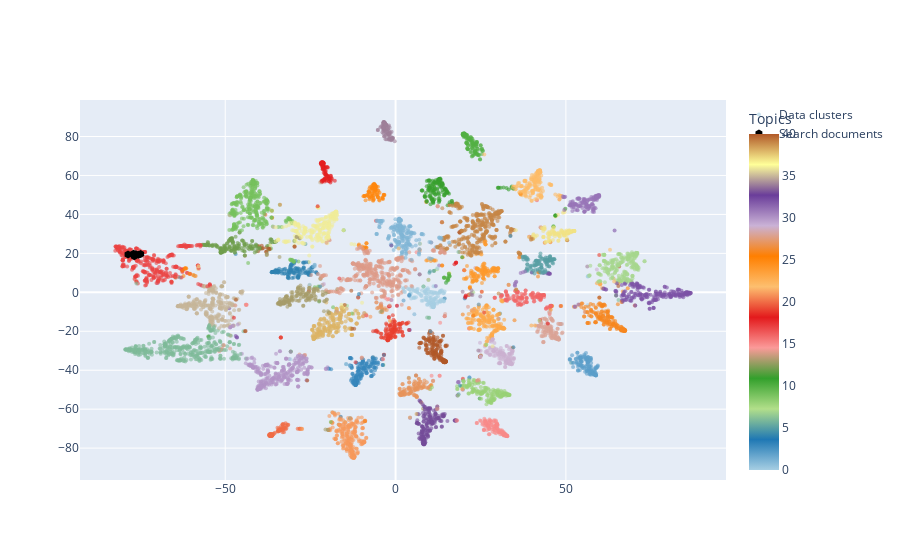

Source (notebook cell):
### Code cell
html_div = iplot(
    [
        go.Scatter(
            x=data_dict['x'],
            y=data_dict['y'],
            mode='markers',
            marker=dict(
                colorscale=base_scheme,
                size=4,
                opacity=0.6,
                colorbar=dict(title='Topics')
            ),
            marker_color=data_dict['label'],
            text=data_dict['text'],
            name='Data clusters'
        ),
        go.Scatter(
            x=selected_data['x'],
            y=selected_data['y'],
            mode='markers',
            marker=dict(
                symbol=14,
                size=8,
                color='black'
            ),
            text=selected_data['text'],
            name='Search documents'
        ),
    ],
    show_link=False,
)

### Figure 1 — Plotly figure (JSON) as saved in the notebook; plotly's stock layout.template omitted (floating-point values rounded to 4 significant figures; data arrays with more than 128 entries replaced by an {"elided": "..."} marker saying what was removed)
{"data": [{"marker": {"color": {"elided": "7802 int values"}, "colorbar": {"title": {"text": "Topics"}}, "colorscale": [[0, "rgb(166,206,227)"], [0.09091, "rgb(31,120,180)"], [0.1818, "rgb(178,223,138)"], [0.2727, "rgb(51,160,44)"], [0.3636, "rgb(251,154,153)"], [0.4545, "rgb(227,26,28)"], [0.5455, "rgb(253,191,111)"], [0.6364, "rgb(255,127,0)"], [0.7273, "rgb(202,178,214)"], [0.8182, "rgb(106,61,154)"], [0.9091, "rgb(255,255,153)"], [1, "rgb(177,89,40)"]], "opacity": 0.6, "size": 4}, "mode": "markers", "name": "Data clusters", "text": {"elided": "7802 str values"}, "type": "scatter", "x": {"elided": "7802 float values"}, "y": {"elided": "7802 float values"}}, {"marker": {"color": "black", "size": 8, "symbol": 14}, "mode": "markers", "name": "Search documents", "text": ["Grothendieck_topology", "Mean_value_theorem", "Ordered_field", "Abelian_group", "Associative_property", "Metric_space"], "type": "scatter", "x": [-74.83, -75.45, -78.53, -76.91, -76.68, -76.23], "y": [19.71, 19.27, 19.37, 19.75, 18.53, 19.54]}], "layout": {}}
